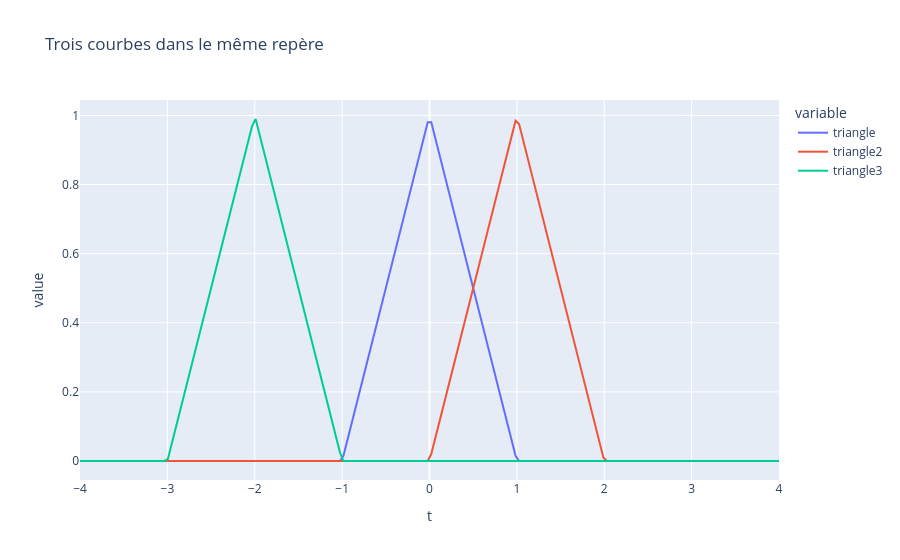

This figure's notebook cell:
### Code cell
triangle = mana.triangle(t)
triangle2 = mana.triangle(t-1)
triangle3 = mana.triangle(t+2)

df=pd.DataFrame({"t":t,"triangle":triangle,"triangle2":triangle2,"triangle3":triangle3})

fig = px.line(df, x="t", y=["triangle","triangle2","triangle3"], title = "Trois courbes dans le même repère")
fig.show()

### Figure 1 — Plotly figure (JSON) as saved in the notebook; plotly's stock layout.template omitted (floating-point values rounded to 4 significant figures; data arrays with more than 128 entries replaced by an {"elided": "..."} marker saying what was removed)
{"data": [{"hovertemplate": "variable=triangle<br>t=%{x}<br>value=%{y}<extra></extra>", "legendgroup": "triangle", "line": {"color": "#636efa", "dash": "solid"}, "marker": {"symbol": "circle"}, "mode": "lines", "name": "triangle", "orientation": "v", "showlegend": true, "type": "scatter", "x": {"elided": "200 float values"}, "xaxis": "x", "y": {"elided": "200 float values"}, "yaxis": "y"}, {"hovertemplate": "variable=triangle2<br>t=%{x}<br>value=%{y}<extra></extra>", "legendgroup": "triangle2", "line": {"color": "#EF553B", "dash": "solid"}, "marker": {"symbol": "circle"}, "mode": "lines", "name": "triangle2", "orientation": "v", "showlegend": true, "type": "scatter", "x": {"elided": "200 float values"}, "xaxis": "x", "y": {"elided": "200 float values"}, "yaxis": "y"}, {"hovertemplate": "variable=triangle3<br>t=%{x}<br>value=%{y}<extra></extra>", "legendgroup": "triangle3", "line": {"color": "#00cc96", "dash": "solid"}, "marker": {"symbol": "circle"}, "mode": "lines", "name": "triangle3", "orientation": "v", "showlegend": true, "type": "scatter", "x": {"elided": "200 float values"}, "xaxis": "x", "y": {"elided": "200 float values"}, "yaxis": "y"}], "layout": {"legend": {"title": {"text": "variable"}, "tracegroupgap": 0}, "title": {"text": "Trois courbes dans le même repère"}, "xaxis": {"anchor": "y", "domain": [0, 1], "title": {"text": "t"}}, "yaxis": {"anchor": "x", "domain": [0, 1], "title": {"text": "value"}}}}
